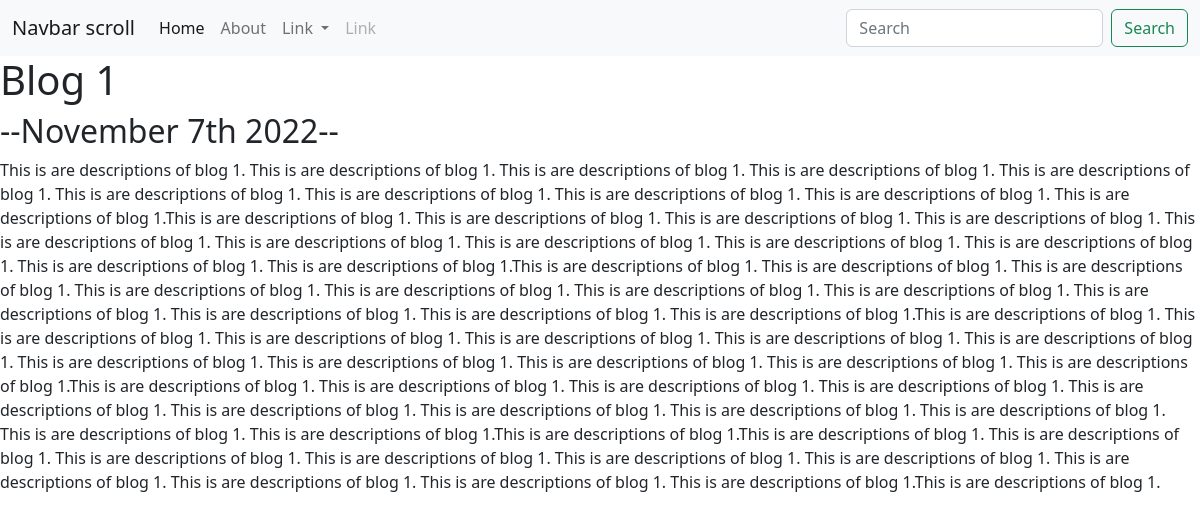
The page /blog/1 on the database its author committed.
### blog/models.py (models this page shows, shortened)
class Blog(models.Model):
    title = models.CharField(max_length=200)
    date = models.DateField()
    description = models.TextField()

### blog/views.py (the view)
# urls.py: path('<int:blog_id>', views.detail, name='detail')
def detail(request, blog_id):
    blog = get_object_or_404(Blog, pk=blog_id)
    return render(request, 'blog/detail.html', {'blog': blog})

### blog/templates/blog/detail.html
{% extends 'portfolio/base.html' %}
{% block content %}
<h1>{{ blog.title }}</h1>
<h2>--{{ blog.date|date:'F jS Y' }}--</h2>
{{ blog.description|safe }}
{% endblock %}

### rows shown on the page
Blog: title "Blog 1", date "November 7th 2022", description "This is are descriptions of blog 1. This is are descriptions of blog 1. This is are descriptions of blog 1. This is are descriptions of blog 1. This is are descriptions of blog 1. This is are descriptions of blog 1. This is are descriptions of blog 1. This is are descriptions of blog 1. This is are descriptions of blog 1. This is are descriptions of blog 1.This is are descriptions of blog 1. This is are descriptions of blog 1. This is are descriptions of blog 1. This is are descriptions of blog 1. This is are descriptions of blog 1. This is are descriptions of blog 1. This is are descriptions of blog 1. This is are descriptions of blog 1. This is are descriptions of blog 1. This is are…"
